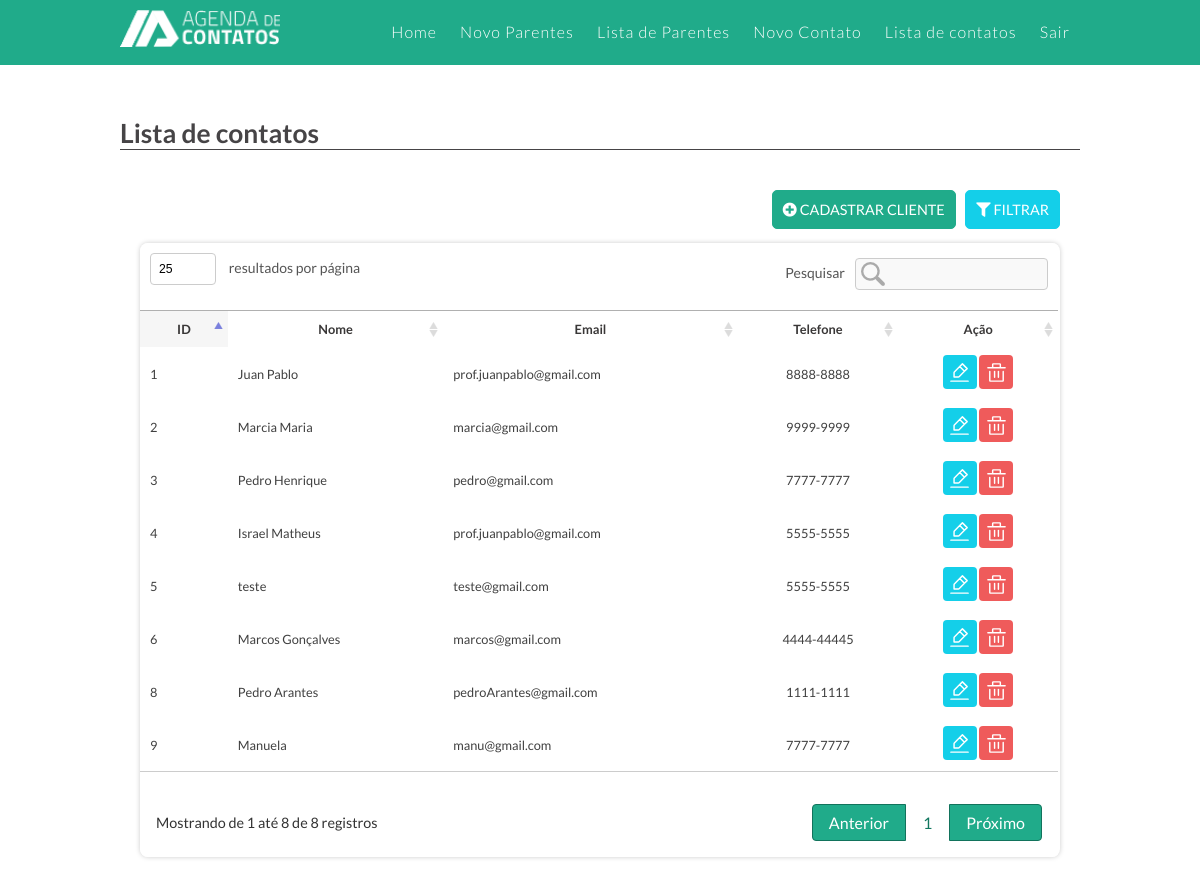
The app's page /contato with its own data.
### tables this page shows
CREATE TABLE `contato` (
  `idcontato` int(11) NOT NULL,
  `nome` varchar(80) NOT NULL,
  `cep` varchar(15) DEFAULT NULL,
  `endereco` varchar(80) DEFAULT NULL,
  `complemento` varchar(50) DEFAULT NULL,
  `numero` varchar(10) DEFAULT NULL,
  `bairro` varchar(80) DEFAULT NULL,
  `cidade` varchar(80) DEFAULT NULL,
  `estado` char(2) DEFAULT NULL,
  `celular` varchar(20) DEFAULT NULL,
  `email` varchar(100) NOT NULL,
  `dtnasc` date DEFAULT NULL,
  `cpf` varchar(15) DEFAULT NULL
);

### app/core/Controller.php (called while the page is built, shortened)
<?php
class Controller{
     public function load($viewName, $viewData=array()){
       extract($viewData);
       include "app/views/" . $viewName .".php";
   }
}

### app/controllers/ContatoController.php (called while the page is built, shortened)
<?php
class ContatoController extends Controller{
    public function index(){
        $objContato = new Contato();
        $dados["lista"] = $objContato->lista();
        $dados["view"] = "Contato/index";
        $this->load("template", $dados);
    }
}

### app/core/Core.php (called while the page is built, shortened)
<?php
class Core{
    private $parametros = array();
    public function run(){
       $c = new $controllerCorrente;
       call_user_func_array(array($c, $this->getMetodo()), $this->getParametros());
    }
    public function getMetodo() {
        return METODO_PADRAO;
    }
    public function getParametros() {
        return $this->parametros;
    }
}

### index.php (called while the page is built, shortened)
<?php
require 'app/core/Core.php';
$core = new Core;
$core->run();

### app/core/Model.php (called while the page is built, shortened)
<?php
abstract class Model{
    public function __construct() {
		 $opcoes = array(
                \PDO::ATTR_ERRMODE => \PDO::ERRMODE_EXCEPTION,
                \PDO::MYSQL_ATTR_INIT_COMMAND =>"Set NAMES utf8"
        );
        $this->db = new \PDO("mysql:dbname=".BANCO.";host=".SERVIDOR,USUARIO,SENHA, $opcoes);
    }
}

### app/models/Contato.php (called while the page is built, shortened)
<?php
class Contato extends Model{
    public function lista() {
        $sql = "SELECT * FROM contato";
        $qry = $this->db->query($sql);
        return $qry->fetchAll(\PDO::FETCH_OBJ);
    }
}

### app/views/Contato/index.php (the view, shortened to what this page needs)
<section class="caixa mt-4">
				<div class="titulo h5 mb-0"> <h2>Lista de contatos</h2></div>
				<div class="base-lista">
					<div>
						<div class="text-end d-flex">
							<a href="<?php echo URL_BASE."contato/create" ?>" class="btn btn-verde d-inline-block mb-2 mx-1"><i class="fas fa fa-plus-circle" aria-hidden="true"></i> Cadastrar cliente</a>
							<a href="" class="btn btn-azul d-inline-block mb-2 filtro"><i class="fas fa fa-filter" aria-hidden="true"></i> Filtrar</a>
						</div>
					</div>
				<div class="tabela-responsiva tabela">
					<table width="100%" border="0" cellspacing="0" cellpadding="0" id="dataTable">
						<thead>
						 <tr>
						 <th align="left">ID</th>
							<th align="left">Nome</th>
							<th align="left">Email</th>
							<th align="center">Telefone</th>
							<th align="center">Ação</th>
						 </tr>
						</thead>
						<tbody>
							<?php foreach($lista as $contato) { ?>
							<tr>
								<td><?php echo $contato->idcontato; ?></td>
								<td><?php echo $contato->nome; ?></td>
								<td><?php echo $contato->email; ?></td>
								<td align="center"><?php echo $contato->celular; ?></td>
								<td align="center">
									<a href="formulario.html" class="btn btn-editar" title="Editar"></a>
									<a href="formulario.html" class="btn btn-exlcuir" title="excluir"></a>
								</td>
							</tr>
							<?php } ?>
						</tbody>
					</table>
					</div>
					</div>
				</div>

### app/views/cabecalho.php (shortened to what this page needs)
<!DOCTYPE html>
<html lang="en">
<head>
</head>
<body>
<header class="topo">
<div class="conteudo">
    <a href="index.html" class="logo"><img src="<?php echo URL_BASE ?>/assets/img/logo.png"></a>
    <nav class="menu">
        <ul>
            <li><a href="<?php echo URL_BASE ?>">Home</a></li>
            <li><a href="<?php echo URL_BASE."parente/create" ?>">Novo Parentes</a></li>
            <li><a href="<?php echo URL_BASE."parente"?>">Lista de Parentes</a></li>
            <li><a href="<?php echo URL_BASE."contato/create" ?>">Novo Contato</a></li>
            <li><a href="<?php echo URL_BASE."contato"?>">Lista de contatos</a></li>
            <li><a href="">Sair</a></li>
        </ul>
    </nav>
</div>
</header>
</body>
</html>

### app/views/template.php (shortened to what this page needs)
<?php
require "cabecalho.php";
 ?>
<!doctype html>
<html language="pt-br">
        <link rel="stylesheet" href="<?php echo URL_BASE ?>/assets/js/datatables/css/jquery.dataTables.min.css">
        <link rel="stylesheet" href="<?php echo URL_BASE ?>/assets/js/datatables/css/responsive.dataTables.min.css">
        <link rel="stylesheet" href="<?php echo URL_BASE ?>/assets/js/datatables/css/style_dataTable.css">
        <link rel="stylesheet" type="text/css" href="<?php echo URL_BASE ?>/assets/css/auxiliar.css">
        <link rel="stylesheet" href="<?php echo URL_BASE ?>/assets/css/grade.css">
        <link rel="stylesheet" href="<?php echo URL_BASE ?>/assets/css/style.css">
        <link rel="stylesheet" href="https://use.fontawesome.com/releases/v5.6.3/css/all.css">
    <body>
    <?php include_once "cabecalho.php"; ?>
    <div class="conteudo">
         <?php $this->load($view,$viewData) ?>
    </body>
</html>

### assets/js/datatables/css/style_dataTable.css (style rules this page uses)
table.dataTable thead th, table.dataTable tfoot th { text-align: center;border-bottom: 1px solid #b0b0b0;border-top: 1px solid #b0b0b0; color: #393737; font-size: .8rem; }
table.dataTable thead .sorting,table.dataTable thead .sorting_asc { font-size:.8rem; }
table.dataTable tbody th, table.dataTable tbody td { padding: 8px 10px; font-size:.8rem }
table.dataTable tbody tr { background:#fff }
table.dataTable tbody tr:nth-of-type(2n+0) { background:#eee }
table.dataTable tbody tr.odd>.sorting_1 { background-color: #eeeeee73!important; }
table.dataTable thead .sorting_asc { background-color: #f1f1f1!important; }
table.dataTable tbody th .btn, table.dataTable tbody td .btn { padding: 6px 7px!important; font-size: .7rem!important; border-radius: 4px!important; }
table.dataTable thead .sorting { background-image: url(../images/sort_both.png)!important; }

### assets/css/auxiliar.css (style rules this page uses)
a { text-decoration:none }
.d-inline-block { display:inline-block!important; }
.d-flex { display:flex!important; }
.mt-4,.my-4 { margin-top:2rem!important; }
.mb-2,.my-2 { margin-bottom:.9rem!important; }
.mb-0,.my-0 { margin-bottom:0!important; }
.ml-1,.mx-1 { margin-left:.6rem!important; }
.mr-1,.mx-1 { margin-right:.6rem!important; }
.h5 { font-size:1.1rem!important;margin-bottom:20px;display:block }
.text-end { justify-content: flex-end!important; }
.btn { display: block; padding: 10px; border:0; border-radius: 5px; color: #fff; text-align: center; text-transform: uppercase; text-decoration: none; background:#41d07b!important; transition:all .4s; font-size: .9rem!important; }
.btn-verde { background:#20AB8A!important; border: solid 1px #20AB8A!important; }
.btn-azul { background:#14CFE9!important; border: solid 1px #14CFE9!important; }
.tabela-responsiva { display: block; width: 100%; overflow-x: auto; -webkit-overflow-scrolling: touch; -ms-overflow-style: -ms-autohiding-scrollbar; }
.tabela-responsiva table { width: 100%; max-width: 100%; margin-bottom: 1rem; background-color: transparent; border:0; }
.tabela-responsiva td, .tabela-responsiva th { font-size:.85rem }
.tabela-responsiva td { vertical-align:middle; }
.tabela-responsiva th { background: #ffffff; padding: .9rem .6rem; color: #b5b5b5; }
.tabela-responsiva td { padding: .6rem;color: #404040; }
.tabela-responsiva td .btn { display:inline-block!important; font-size:.6rem!important }
.tabela-responsiva tr:nth-of-type(2n+0) { background:#fff }

### assets/css/grade.css (style rules this page uses)
*,::after,::before { box-sizing:border-box; -webkit-box-sizing:border-box; -moz-box-sizing:border-box; -o-box-sizing:border-box; -ms-box-sizing:border-box; }

### assets/css/style.css (style rules this page uses)
* { padding:0; margin:0; box-sizing:border-box; -webkit-box-sizing:border-box; -moz-box-sizing:border-box; -o-box-sizing:border-box; }
body { font-family: 'Lato', sans-serif; font-size:1em; background: #fff; }
a { text-decoration:none; }
.topo { width:100%; padding:10px 0; height:65px; background: #20AB8A; margin-bottom:20px; }
.topo .logo { width:160px; float:left; }
.topo .logo img { width:100% }
.topo .menu { float:right; margin-left:80px; padding:12px 0; }
.topo .menu ul li { display:inline-block; margin:0 10px; }
.topo .menu ul li a { display:inline-block; color:#fff; font-size:1em; letter-spacing:1px; transition:all .4s linear; font-weight:300 }
.conteudo { width:960px; margin:0 auto; }
.caixa { width:100%; float:left; }
.titulo { display: block; border-bottom: solid 1px #464446; color: #464446; font-size: 1.2em; margin-bottom: 1.5rem; }
.tabela { box-shadow:0 0 5px 0 #ccc; border-radius:8px }
.tabela-responsiva { display: block; width: 100%; overflow-x: auto; -webkit-overflow-scrolling: touch; -ms-overflow-style: -ms-autohiding-scrollbar; }
.tabela .btn.btn-exlcuir { border-radius:40px; background:#EF5B5B url(../img/iconoir_trash.svg) no-repeat center!important; background-size: 68%!important; width: 34px; height: 34px; }
.tabela .btn.btn-editar { border-radius:40px; background:#14CFE9 url(../img/iconoir_edit.svg) no-repeat center!important; background-size: 68%!important; width: 34px; height: 34px; }
.base-lista { width:100%; float:left; padding:20px; margin-top:20px; }
.base-lista .btn { display:inline-block; }
table.dataTable.no-footer { border-bottom: 1px solid #ccc; }
table.dataTable tbody tr:nth-of-type(2n+0) { background: #fff; }
table.dataTable tbody tr.odd>.sorting_1 { background-color: #fff!important; }
table.dataTable thead th, table.dataTable tfoot th { border-bottom: 0; }
table.dataTable thead .sorting_asc { background-color: #f6f6f6!important; }

### records on screen
contato: idcontato "1", nome "Juan Pablo", email "prof.juanpablo@gmail.com", celular "8888-8888"
contato: idcontato "2", nome "Marcia Maria", email "marcia@gmail.com", celular "9999-9999"
contato: idcontato "3", nome "Pedro Henrique", email "pedro@gmail.com", celular "7777-7777"
contato: idcontato "4", nome "Israel Matheus", email "prof.juanpablo@gmail.com", celular "5555-5555"
contato: idcontato "5", nome "teste", email "teste@gmail.com", celular "5555-5555"
contato: idcontato "6", nome "Marcos Gonçalves", email "marcos@gmail.com", celular "4444-44445"
contato: idcontato "8", nome "Pedro Arantes", email "pedroArantes@gmail.com", celular "1111-1111"
contato: idcontato "9", nome "Manuela", email "manu@gmail.com", celular "7777-7777"
